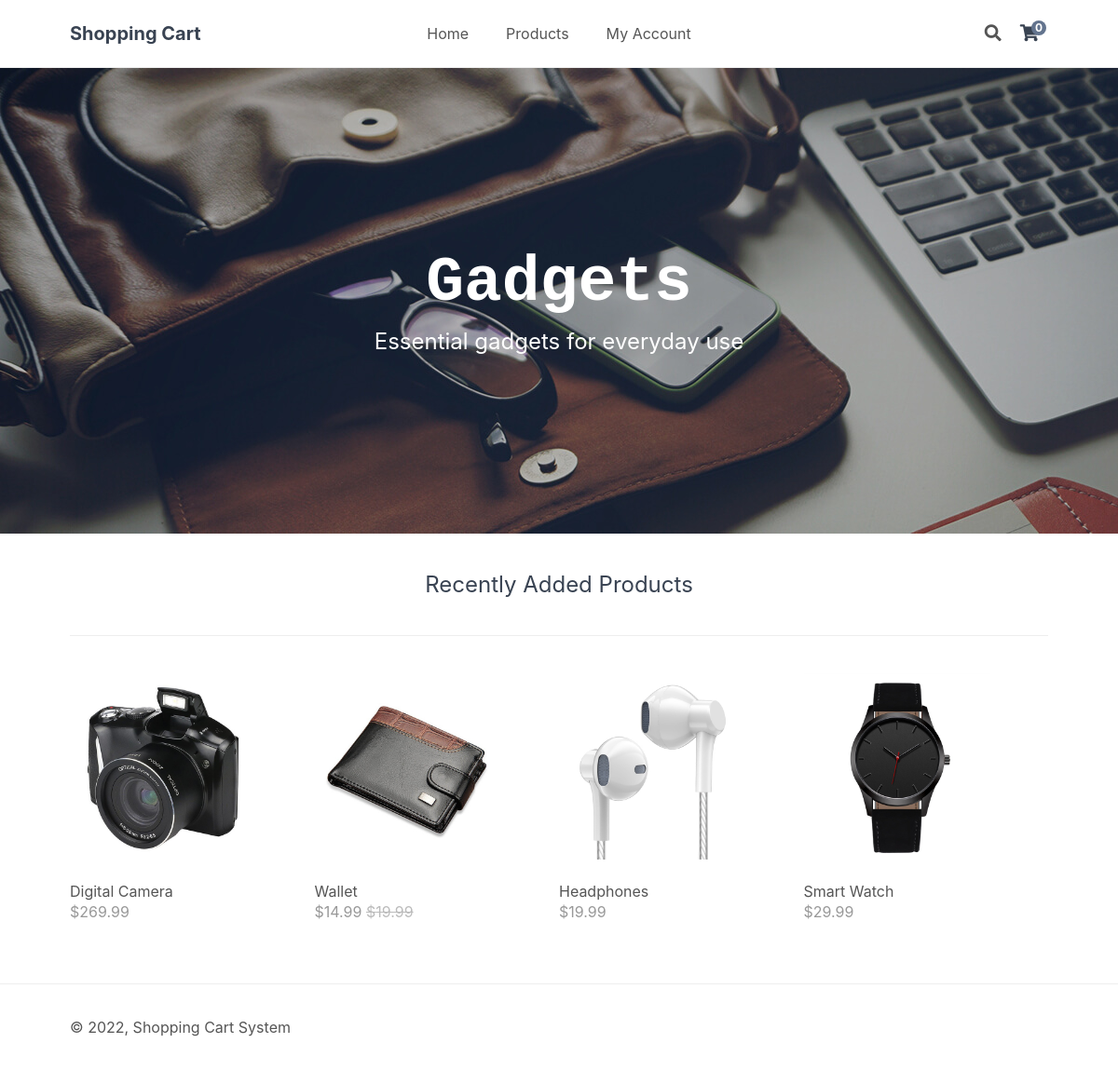
The page / on the database its author committed.
### tables this page shows
CREATE TABLE IF NOT EXISTS `products` (
`id` int(11) NOT NULL,
  `name` varchar(200) NOT NULL,
  `description` text NOT NULL,
  `price` decimal(7,2) NOT NULL,
  `rrp` decimal(7,2) NOT NULL DEFAULT '0.00',
  `quantity` int(11) NOT NULL,
  `img` text NOT NULL,
  `date_added` datetime NOT NULL DEFAULT CURRENT_TIMESTAMP
);

### index.php (called while the page is built, shortened)
<?php
include 'functions.php';
$page = isset($_GET['page']) && file_exists($_GET['page'] . '.php') ? $_GET['page'] : 'home';
include $page . '.php';
?>

### home.php (the view, shortened to what this page needs)
<?php
$stmt = $pdo->prepare('SELECT * FROM products ORDER BY date_added DESC LIMIT 4');
$stmt->execute();
$recently_added_products = $stmt->fetchAll(PDO::FETCH_ASSOC);
?>
<?=template_header('Home')?>
<div class="featured">
    <h2>Gadgets</h2>
    <p>Essential gadgets for everyday use</p>
</div>
<div class="recentlyadded content-wrapper">
    <h2>Recently Added Products</h2>
    <div class="products">
        <?php foreach ($recently_added_products as $product): ?>
        <a href="index.php?page=product&id=<?=$product['id']?>" class="product">
            <?php if (!empty($product['img']) && file_exists('imgs/' . $product['img'])): ?>
            <img src="imgs/<?=$product['img']?>" width="200" height="200" alt="<?=$product['name']?>">
            <?php endif; ?>
            <span class="name"><?=$product['name']?></span>
            <span class="price">
                <?=currency_code?><?=number_format($product['price'],2)?>
                <?php if ($product['rrp'] > 0): ?>
                <span class="rrp"><?=currency_code?><?=number_format($product['rrp'],2)?></span>
                <?php endif; ?>
            </span>
        </a>
        <?php endforeach; ?>
    </div>
</div>
<?=template_footer()?>

### style.css (style rules this page uses)
* { box-sizing: border-box; font-family: -apple-system, BlinkMacSystemFont, "segoe ui", roboto, oxygen, ubuntu, cantarell, "fira sans", "droid sans", "helvetica neue", Arial, sans-serif; font-size: 16px; -webkit-font-smoothing: antialiased; -moz-osx-font-smoothing: grayscale; }
html { height: 100%; }
body { position: relative; min-height: 100%; color: #555555; background-color: #FFFFFF; margin: 0; padding-bottom: 100px; }
h1, h2, h3, h4, h5 { color: #394352; }
.content-wrapper { width: 1050px; margin: 0 auto; }
main .featured { display: flex; flex-direction: column; background-image: url(imgs/featured-image.jpg); background-repeat: no-repeat; background-size: cover; height: 500px; align-items: center; justify-content: center; text-align: center; }
main .featured h2 { display: inline-block; margin: 0; width: 1050px; font-family: Rockwell, Courier Bold, Courier, Georgia, Times, Times New Roman, serif; font-size: 68px; color: #FFFFFF; padding-bottom: 10px; }
main .featured p { display: inline-block; margin: 0; width: 1050px; font-size: 24px; color: #FFFFFF; }
main .recentlyadded h2 { display: block; font-weight: normal; margin: 0; padding: 40px 0; font-size: 24px; text-align: center; width: 100%; border-bottom: 1px solid #EEEEEE; }
main .recentlyadded .products, main .products .products-wrapper { display: flex; flex-wrap: wrap; align-items: center; padding: 40px 0 0 0; }
main .recentlyadded .products .product, main .products .products-wrapper .product { display: block; overflow: hidden; text-decoration: none; width: 25%; padding-bottom: 60px; }
main .recentlyadded .products .product img, main .products .products-wrapper .product img { transform: scale(1); transition: transform 1s; }
main .recentlyadded .products .product .name, main .products .products-wrapper .product .name { display: block; color: #555555; padding: 20px 0 2px 0; }
main .recentlyadded .products .product .price, main .products .products-wrapper .product .price { display: block; color: #999999; }
main .recentlyadded .products .product .rrp, main .products .products-wrapper .product .rrp { color: #BBBBBB; text-decoration: line-through; }

### rows shown on the page
products: img (picture), name "Digital Camera", price "269.99"
products: img (picture), name "Wallet", price "14.99", rrp "19.99"
products: img (picture), name "Headphones", price "19.99"
products: img (picture), name "Smart Watch", price "29.99"

### other values the page prints
$site_name "Shopping Cart"
$num_items_in_cart "0"
